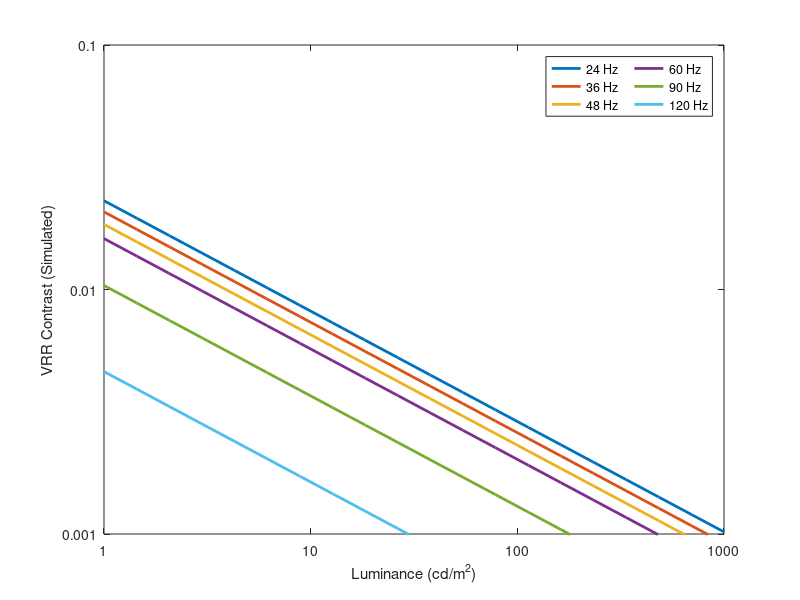

Reproduce this figure in MATLAB.
clear all;
clc;

Luminance_range = logspace(log10(1),log10(1000),20);
refresh_rate_range = [24,36,48,60,90,120];
k = (log10(0.02) - log10(0.0025)) / log10(100);
contrast_function = @(RR, Lum) ((144 - RR) / (144 - 40)) * 10 ^ ((-k * log10(Lum) + log10(0.02)));

hh = [];
for RR_index = 1:length(refresh_rate_range)
    RR_value = refresh_rate_range(RR_index);
    contrast_list = [];
    for Lum_index = 1:length(Luminance_range)
        Luminance_value = Luminance_range(Lum_index);
        contrast = contrast_function(RR_value, Luminance_value);
        contrast_list(end+1) = contrast;
    end
    hh(end+1) = plot(Luminance_range, contrast_list, 'LineWidth', 2, 'DisplayName', [num2str(RR_value) ' Hz']);
    hold on;
end


Contrast_Ticks = [0.001,0.01,0.1];
xlabel('Luminance (cd/m^2)');
ylabel('VRR Contrast (Simulated)');
xlim([1,1000]);
ylim([min(Contrast_Ticks), max(Contrast_Ticks)]);
set(gca, 'XScale', 'log', 'XTick', [1, 10, 100, 1000], 'XTickLabel', [1, 10, 100, 1000]);
set(gca, 'YScale', 'log', 'YTick', Contrast_Ticks, 'YTickLabel', Contrast_Ticks);
legend (hh, 'Location', 'best','NumColumns', 2);